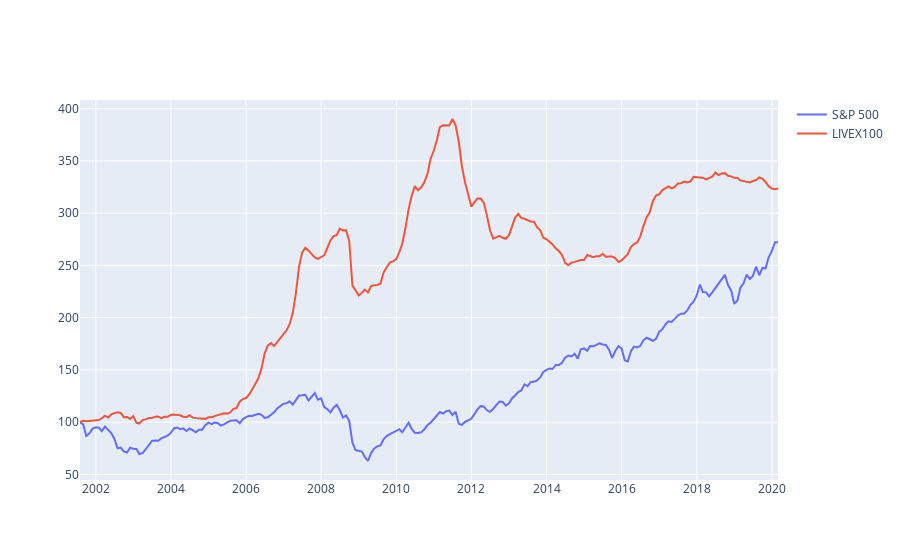

Notebook source saved alongside this figure:
### Code cell
fig.add_trace(go.Scatter(x=x, y=spx,
                    mode='lines',
                    name='S&P 500'))
fig.add_trace(go.Scatter(x=x, y=livex100,
                    mode='lines',
                    name='LIVEX100'))


fig.show()

### Figure 1 — Plotly figure (JSON) as saved in the notebook; plotly's stock layout.template omitted (floating-point values rounded to 4 significant figures; data arrays with more than 128 entries replaced by an {"elided": "..."} marker saying what was removed)
{"data": [{"mode": "lines", "name": "S&P 500", "type": "scatter", "x": {"elided": "224 str values"}, "y": {"elided": "224 float values"}}, {"mode": "lines", "name": "LIVEX100", "type": "scatter", "x": {"elided": "224 str values"}, "y": {"elided": "224 float values"}}], "layout": {}}
